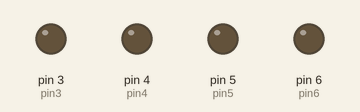
A sketch run on a simulated Arduino Uno, built with avr-gcc and run on an emulated ATmega328P. Shown: output pins drawn as LEDs (lit = HIGH).

Above: at 0.1 s.
At 4.1 s:
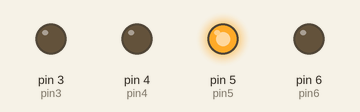
At 10.1 s:
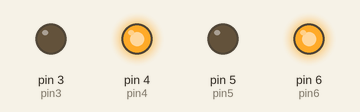
At 18.1 s:
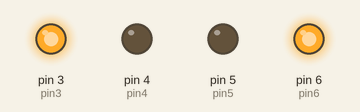
At 28.1 s:
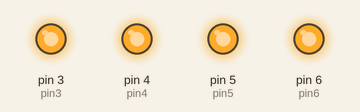
At 38.1 s:
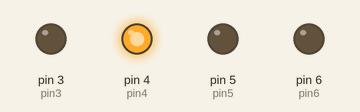
Timing chart, 0 to 39.6 s (numbered marks = the images above):
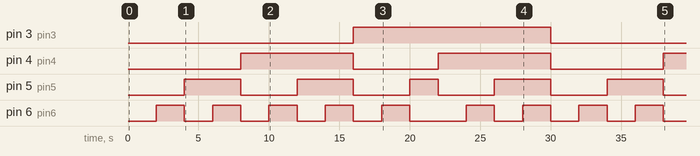

Measured:
- by itself, pin 3 (pin3): LOW → HIGH at 16.0 s, → LOW 14.0 s later
- by itself, pin 4 (pin4): goes HIGH 8.0 s, LOW 6.0 s, HIGH 8.0 s, LOW 8.0 s, then HIGH
- by itself, pin 5 (pin5): LOW → HIGH at 4.0 s, → LOW 4.0 s later, → HIGH 4.0 s later, → LOW 4.0 s later, … (10 changes in this stretch)
- by itself, pin 6 (pin6): goes 4 × (HIGH 2.0 s, LOW 2.0 s), HIGH 2.0 s, LOW 4.0 s, 3 × (HIGH 2.0 s, LOW 2.0 s), HIGH 2.0 s, then LOW

The sketch:

sketch_apr21a.ino
```cpp
int pin3 = 3;
int pin4 = 4;
int pin5 = 5;
int pin6 = 6;
int waitTime = 2000;
void setup() {
  // put your setup code here, to run once:
  pinMode(pin3,OUTPUT);
  pinMode(pin4,OUTPUT);
  pinMode(pin5,OUTPUT);
  pinMode(pin6,OUTPUT);

}

void loop() {
  // put your main code here, to run repeatedly:
  digitalWrite(pin3,LOW);
  digitalWrite(pin4,LOW);
  digitalWrite(pin5,LOW);
  digitalWrite(pin6,LOW);
  delay(waitTime);
   digitalWrite(pin3,LOW);
  digitalWrite(pin4,LOW);
  digitalWrite(pin5,LOW);
  digitalWrite(pin6,HIGH);
  delay(waitTime);
  digitalWrite(pin3,LOW);
  digitalWrite(pin4,LOW);
  digitalWrite(pin5,HIGH);
  digitalWrite(pin6,LOW);
  delay(waitTime);
  digitalWrite(pin3,LOW);
  digitalWrite(pin4,LOW);
  digitalWrite(pin5,HIGH);
  digitalWrite(pin6,HIGH);
  delay(waitTime);
  digitalWrite(pin3,LOW);
  digitalWrite(pin4,HIGH);
  digitalWrite(pin5,LOW);
  digitalWrite(pin6,LOW);
  delay(waitTime);
    digitalWrite(pin3,LOW);
  digitalWrite(pin4,HIGH);
  digitalWrite(pin5,LOW);
  digitalWrite(pin6,HIGH);
  delay(waitTime);
    digitalWrite(pin3,LOW);
  digitalWrite(pin4,HIGH);
  digitalWrite(pin5,HIGH);
  digitalWrite(pin6,LOW);
  delay(waitTime);
    digitalWrite(pin3,LOW);
  digitalWrite(pin4,HIGH);
  digitalWrite(pin5,HIGH);
  digitalWrite(pin6,HIGH);
  delay(waitTime);
    digitalWrite(pin3,HIGH);
  digitalWrite(pin4,LOW);
  digitalWrite(pin5,LOW);
  digitalWrite(pin6,LOW);
  delay(waitTime);
    digitalWrite(pin3,HIGH);
  digitalWrite(pin4,LOW);
  digitalWrite(pin5,LOW);
  digitalWrite(pin6,HIGH);
  delay(waitTime);
    digitalWrite(pin3,HIGH);
  digitalWrite(pin4,LOW);
  digitalWrite(pin5,HIGH);
  digitalWrite(pin6,LOW);
  delay(waitTime);
    digitalWrite(pin3,HIGH);
  digitalWrite(pin4,HIGH);
  digitalWrite(pin5,LOW);
  digitalWrite(pin6,LOW);
  delay(waitTime);
    digitalWrite(pin3,HIGH);
  digitalWrite(pin4,HIGH);
  digitalWrite(pin5,LOW);
  digitalWrite(pin6,HIGH);
  delay(waitTime);
    digitalWrite(pin3,HIGH);
  digitalWrite(pin4,HIGH);
  digitalWrite(pin5,HIGH);
  digitalWrite(pin6,LOW);
  delay(waitTime);
    digitalWrite(pin3,HIGH);
  digitalWrite(pin4,HIGH);
  digitalWrite(pin5,HIGH);
  digitalWrite(pin6,HIGH);
  delay(2000);

}
```
